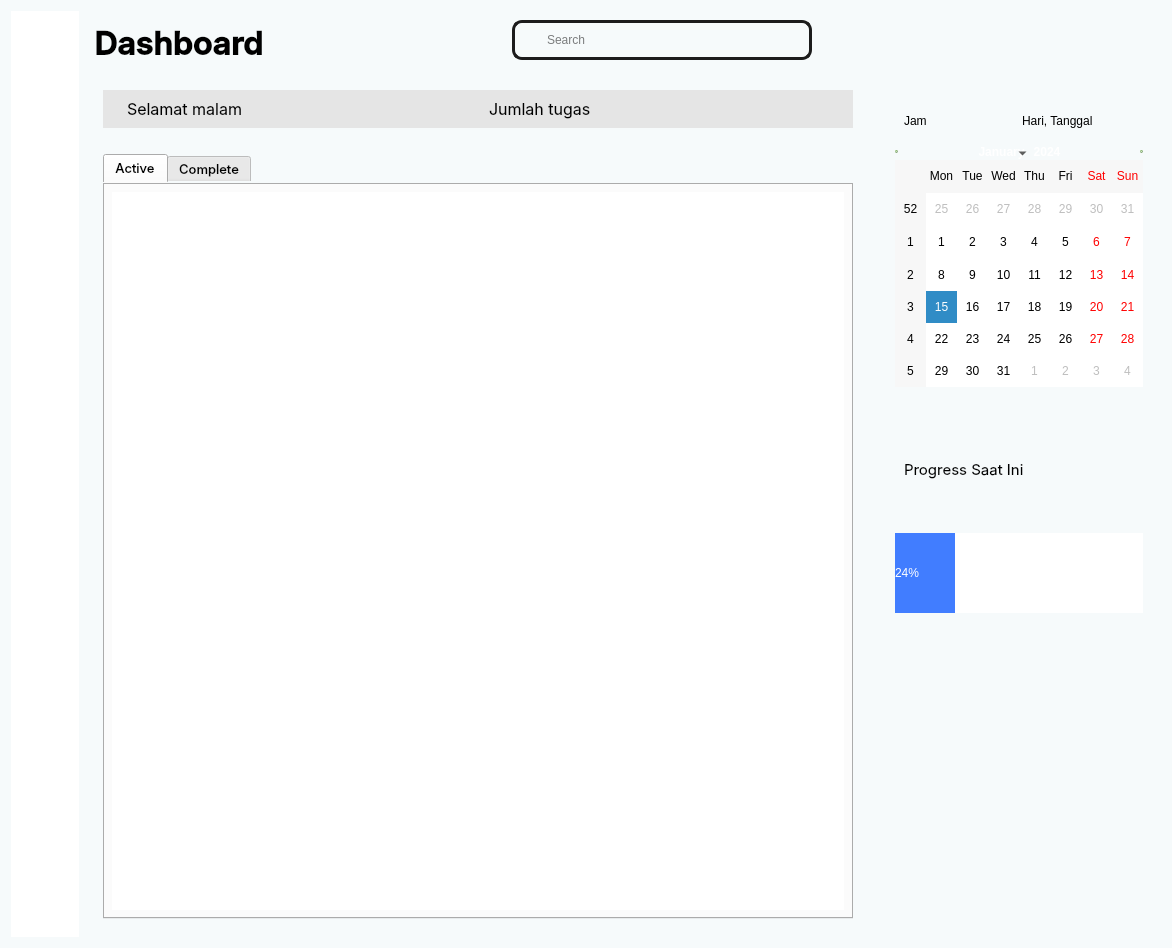
<?xml version="1.0" encoding="UTF-8"?>
<ui version="4.0">
 <class>Dashboard</class>
 <widget class="QWidget" name="Dashboard">
  <property name="geometry">
   <rect>
    <x>0</x>
    <y>0</y>
    <width>1172</width>
    <height>948</height>
   </rect>
  </property>
  <property name="windowTitle">
   <string>Form</string>
  </property>
  <property name="autoFillBackground">
   <bool>false</bool>
  </property>
  <property name="styleSheet">
   <string notr="true">*{
	color:000;
	border:none;
}

#Dashboard, mainWin {
	background-color:#f6fafb;
}

#menuBar {
	background-color:#ffffff;
}

#searchFrame {
	border-radius: 10px;
	border: 2.5px solid #1c1c1c;
}

#searchBar {
	background-color:transparent;
}

#plusWid {
	background-color:#4f88f0;
}

#tab_1 {
	background-color:transparent;
}

#tab_3 {
	background-color:transparent;
}</string>
  </property>
  <layout class="QHBoxLayout" name="horizontalLayout">
   <item>
    <widget class="QWidget" name="menuBar" native="true">
     <property name="styleSheet">
      <string notr="true">background-color: rgb(255, 255, 255);</string>
     </property>
     <layout class="QVBoxLayout" name="verticalLayout_5">
      <item>
       <widget class="QWidget" name="widget_4" native="true">
        <property name="maximumSize">
         <size>
          <width>50</width>
          <height>50</height>
         </size>
        </property>
        <layout class="QHBoxLayout" name="horizontalLayout_12">
         <item>
          <widget class="QPushButton" name="dashboardButton">
           <property name="sizePolicy">
            <sizepolicy hsizetype="Fixed" vsizetype="Fixed">
             <horstretch>0</horstretch>
             <verstretch>0</verstretch>
            </sizepolicy>
           </property>
           <property name="maximumSize">
            <size>
             <width>40</width>
             <height>40</height>
            </size>
           </property>
           <property name="text">
            <string/>
           </property>
           <property name="icon">
            <iconset resource="Icon.qrc">
             <normaloff>:/prefix1/icon/dsahboard.png</normaloff>:/prefix1/icon/dsahboard.png</iconset>
           </property>
           <property name="iconSize">
            <size>
             <width>32</width>
             <height>32</height>
            </size>
           </property>
          </widget>
         </item>
        </layout>
       </widget>
      </item>
      <item>
       <widget class="QWidget" name="widget_5" native="true">
        <property name="maximumSize">
         <size>
          <width>50</width>
          <height>50</height>
         </size>
        </property>
        <layout class="QHBoxLayout" name="horizontalLayout_13">
         <item>
          <widget class="QPushButton" name="tasklistButton">
           <property name="sizePolicy">
            <sizepolicy hsizetype="Fixed" vsizetype="Fixed">
             <horstretch>0</horstretch>
             <verstretch>0</verstretch>
            </sizepolicy>
           </property>
           <property name="maximumSize">
            <size>
             <width>40</width>
             <height>40</height>
            </size>
           </property>
           <property name="text">
            <string/>
           </property>
           <property name="icon">
            <iconset resource="Icon.qrc">
             <normaloff>:/prefix1/icon/todolist-black.png</normaloff>:/prefix1/icon/todolist-black.png</iconset>
           </property>
           <property name="iconSize">
            <size>
             <width>32</width>
             <height>32</height>
            </size>
           </property>
          </widget>
         </item>
        </layout>
       </widget>
      </item>
      <item>
       <widget class="QWidget" name="widget_7" native="true">
        <property name="maximumSize">
         <size>
          <width>50</width>
          <height>50</height>
         </size>
        </property>
        <layout class="QHBoxLayout" name="horizontalLayout_15">
         <item>
          <widget class="QPushButton" name="pushButton_4">
           <property name="sizePolicy">
            <sizepolicy hsizetype="Fixed" vsizetype="Fixed">
             <horstretch>0</horstretch>
             <verstretch>0</verstretch>
            </sizepolicy>
           </property>
           <property name="maximumSize">
            <size>
             <width>40</width>
             <height>40</height>
            </size>
           </property>
           <property name="text">
            <string/>
           </property>
           <property name="icon">
            <iconset resource="Icon.qrc">
             <normaloff>:/prefix1/icon/burung-akun.png</normaloff>:/prefix1/icon/burung-akun.png</iconset>
           </property>
           <property name="iconSize">
            <size>
             <width>32</width>
             <height>32</height>
            </size>
           </property>
          </widget>
         </item>
        </layout>
       </widget>
      </item>
      <item>
       <spacer name="verticalSpacer">
        <property name="orientation">
         <enum>Qt::Vertical</enum>
        </property>
        <property name="sizeHint" stdset="0">
         <size>
          <width>20</width>
          <height>40</height>
         </size>
        </property>
       </spacer>
      </item>
     </layout>
    </widget>
   </item>
   <item>
    <widget class="QWidget" name="mainWin" native="true">
     <property name="sizePolicy">
      <sizepolicy hsizetype="Preferred" vsizetype="Preferred">
       <horstretch>0</horstretch>
       <verstretch>0</verstretch>
      </sizepolicy>
     </property>
     <property name="styleSheet">
      <string notr="true"/>
     </property>
     <layout class="QVBoxLayout" name="verticalLayout_2">
      <item>
       <widget class="QWidget" name="Search" native="true">
        <layout class="QHBoxLayout" name="horizontalLayout_6">
         <property name="spacing">
          <number>0</number>
         </property>
         <property name="leftMargin">
          <number>0</number>
         </property>
         <property name="topMargin">
          <number>0</number>
         </property>
         <property name="rightMargin">
          <number>50</number>
         </property>
         <property name="bottomMargin">
          <number>0</number>
         </property>
         <item>
          <widget class="QWidget" name="Header" native="true">
           <layout class="QHBoxLayout" name="horizontalLayout_4">
            <property name="spacing">
             <number>0</number>
            </property>
            <property name="leftMargin">
             <number>0</number>
            </property>
            <property name="topMargin">
             <number>0</number>
            </property>
            <property name="rightMargin">
             <number>0</number>
            </property>
            <property name="bottomMargin">
             <number>0</number>
            </property>
            <item>
             <widget class="QFrame" name="frame_2">
              <property name="maximumSize">
               <size>
                <width>16777215</width>
                <height>40</height>
               </size>
              </property>
              <property name="frameShape">
               <enum>QFrame::StyledPanel</enum>
              </property>
              <property name="frameShadow">
               <enum>QFrame::Raised</enum>
              </property>
              <layout class="QVBoxLayout" name="verticalLayout_4">
               <property name="spacing">
                <number>0</number>
               </property>
               <property name="leftMargin">
                <number>0</number>
               </property>
               <property name="topMargin">
                <number>0</number>
               </property>
               <property name="rightMargin">
                <number>0</number>
               </property>
               <property name="bottomMargin">
                <number>0</number>
               </property>
               <item>
                <spacer name="verticalSpacer_5">
                 <property name="orientation">
                  <enum>Qt::Vertical</enum>
                 </property>
                 <property name="sizeType">
                  <enum>QSizePolicy::Fixed</enum>
                 </property>
                 <property name="sizeHint" stdset="0">
                  <size>
                   <width>20</width>
                   <height>7</height>
                  </size>
                 </property>
                </spacer>
               </item>
               <item>
                <widget class="QLabel" name="label">
                 <property name="font">
                  <font>
                   <family>Inter SemiBold</family>
                   <pointsize>24</pointsize>
                   <weight>75</weight>
                   <bold>true</bold>
                  </font>
                 </property>
                 <property name="text">
                  <string>Dashboard</string>
                 </property>
                </widget>
               </item>
              </layout>
             </widget>
            </item>
           </layout>
          </widget>
         </item>
         <item>
          <widget class="QFrame" name="searchFrame">
           <property name="enabled">
            <bool>true</bool>
           </property>
           <property name="sizePolicy">
            <sizepolicy hsizetype="Maximum" vsizetype="Minimum">
             <horstretch>0</horstretch>
             <verstretch>0</verstretch>
            </sizepolicy>
           </property>
           <property name="minimumSize">
            <size>
             <width>300</width>
             <height>0</height>
            </size>
           </property>
           <property name="layoutDirection">
            <enum>Qt::RightToLeft</enum>
           </property>
           <property name="frameShape">
            <enum>QFrame::StyledPanel</enum>
           </property>
           <property name="frameShadow">
            <enum>QFrame::Raised</enum>
           </property>
           <layout class="QHBoxLayout" name="horizontalLayout_16">
            <property name="spacing">
             <number>0</number>
            </property>
            <property name="leftMargin">
             <number>0</number>
            </property>
            <property name="topMargin">
             <number>0</number>
            </property>
            <property name="rightMargin">
             <number>0</number>
            </property>
            <property name="bottomMargin">
             <number>0</number>
            </property>
            <item>
             <widget class="QLineEdit" name="searchBar">
              <property name="sizePolicy">
               <sizepolicy hsizetype="Preferred" vsizetype="Preferred">
                <horstretch>0</horstretch>
                <verstretch>0</verstretch>
               </sizepolicy>
              </property>
              <property name="layoutDirection">
               <enum>Qt::RightToLeft</enum>
              </property>
              <property name="autoFillBackground">
               <bool>false</bool>
              </property>
              <property name="styleSheet">
               <string notr="true"/>
              </property>
              <property name="placeholderText">
               <string>Search</string>
              </property>
             </widget>
            </item>
            <item>
             <widget class="QLabel" name="searchBtn">
              <property name="minimumSize">
               <size>
                <width>30</width>
                <height>30</height>
               </size>
              </property>
              <property name="maximumSize">
               <size>
                <width>30</width>
                <height>30</height>
               </size>
              </property>
              <property name="text">
               <string/>
              </property>
              <property name="pixmap">
               <pixmap resource="Icon.qrc">:/prefix1/icon/search.png</pixmap>
              </property>
              <property name="scaledContents">
               <bool>true</bool>
              </property>
             </widget>
            </item>
           </layout>
          </widget>
         </item>
        </layout>
       </widget>
      </item>
      <item>
       <spacer name="verticalSpacer_6">
        <property name="orientation">
         <enum>Qt::Vertical</enum>
        </property>
        <property name="sizeType">
         <enum>QSizePolicy::Fixed</enum>
        </property>
        <property name="sizeHint" stdset="0">
         <size>
          <width>20</width>
          <height>15</height>
         </size>
        </property>
       </spacer>
      </item>
      <item>
       <widget class="QWidget" name="Table" native="true">
        <property name="styleSheet">
         <string notr="true"/>
        </property>
        <layout class="QVBoxLayout" name="verticalLayout_8">
         <item>
          <widget class="QWidget" name="widget_3" native="true">
           <property name="sizePolicy">
            <sizepolicy hsizetype="Preferred" vsizetype="Preferred">
             <horstretch>0</horstretch>
             <verstretch>0</verstretch>
            </sizepolicy>
           </property>
           <property name="minimumSize">
            <size>
             <width>0</width>
             <height>0</height>
            </size>
           </property>
           <property name="maximumSize">
            <size>
             <width>16777215</width>
             <height>116</height>
            </size>
           </property>
           <property name="styleSheet">
            <string notr="true">QWidget { border-radius: 25px; background-color:#E5E5E5 }

</string>
           </property>
           <layout class="QHBoxLayout" name="horizontalLayout_3">
            <item>
             <spacer name="horizontalSpacer_4">
              <property name="orientation">
               <enum>Qt::Horizontal</enum>
              </property>
              <property name="sizeType">
               <enum>QSizePolicy::Fixed</enum>
              </property>
              <property name="sizeHint" stdset="0">
               <size>
                <width>15</width>
                <height>20</height>
               </size>
              </property>
             </spacer>
            </item>
            <item>
             <widget class="QLabel" name="label_halo">
              <property name="font">
               <font>
                <family>Inter</family>
                <pointsize>12</pointsize>
               </font>
              </property>
              <property name="text">
               <string>Selamat malam</string>
              </property>
             </widget>
            </item>
            <item>
             <spacer name="horizontalSpacer">
              <property name="orientation">
               <enum>Qt::Horizontal</enum>
              </property>
              <property name="sizeHint" stdset="0">
               <size>
                <width>40</width>
                <height>20</height>
               </size>
              </property>
             </spacer>
            </item>
            <item>
             <widget class="QLabel" name="label_jumlahtugas">
              <property name="font">
               <font>
                <family>Inter</family>
                <pointsize>12</pointsize>
               </font>
              </property>
              <property name="text">
               <string>Jumlah tugas</string>
              </property>
             </widget>
            </item>
            <item>
             <spacer name="horizontalSpacer_2">
              <property name="orientation">
               <enum>Qt::Horizontal</enum>
              </property>
              <property name="sizeHint" stdset="0">
               <size>
                <width>40</width>
                <height>20</height>
               </size>
              </property>
             </spacer>
            </item>
            <item>
             <widget class="QLabel" name="Jumlahtugas_label">
              <property name="minimumSize">
               <size>
                <width>0</width>
                <height>0</height>
               </size>
              </property>
              <property name="maximumSize">
               <size>
                <width>100</width>
                <height>200</height>
               </size>
              </property>
              <property name="layoutDirection">
               <enum>Qt::RightToLeft</enum>
              </property>
              <property name="autoFillBackground">
               <bool>false</bool>
              </property>
              <property name="styleSheet">
               <string notr="true"/>
              </property>
              <property name="lineWidth">
               <number>3</number>
              </property>
              <property name="text">
               <string/>
              </property>
              <property name="pixmap">
               <pixmap resource="Icon.qrc">:/prefix1/icon/techny-kanban-board-on-tablet.gif</pixmap>
              </property>
              <property name="scaledContents">
               <bool>true</bool>
              </property>
              <property name="alignment">
               <set>Qt::AlignRight|Qt::AlignTop|Qt::AlignTrailing</set>
              </property>
              <property name="wordWrap">
               <bool>false</bool>
              </property>
             </widget>
            </item>
           </layout>
          </widget>
         </item>
         <item>
          <spacer name="verticalSpacer_2">
           <property name="orientation">
            <enum>Qt::Vertical</enum>
           </property>
           <property name="sizeType">
            <enum>QSizePolicy::Fixed</enum>
           </property>
           <property name="sizeHint" stdset="0">
            <size>
             <width>10</width>
             <height>20</height>
            </size>
           </property>
          </spacer>
         </item>
         <item>
          <widget class="QTabWidget" name="tabWd">
           <property name="font">
            <font>
             <family>Inter Medium</family>
             <pointsize>10</pointsize>
             <weight>50</weight>
             <bold>false</bold>
            </font>
           </property>
           <property name="currentIndex">
            <number>0</number>
           </property>
           <property name="usesScrollButtons">
            <bool>true</bool>
           </property>
           <widget class="QWidget" name="tab_1">
            <attribute name="title">
             <string>Active</string>
            </attribute>
            <layout class="QGridLayout" name="gridLayout_2">
             <item row="0" column="0">
              <widget class="QTableView" name="tableView"/>
             </item>
            </layout>
           </widget>
           <widget class="QWidget" name="tab_2">
            <attribute name="title">
             <string>Complete</string>
            </attribute>
            <layout class="QGridLayout" name="gridLayout">
             <item row="0" column="0">
              <widget class="QTableView" name="tableView_2"/>
             </item>
            </layout>
           </widget>
          </widget>
         </item>
        </layout>
       </widget>
      </item>
     </layout>
    </widget>
   </item>
   <item>
    <widget class="QWidget" name="Dash" native="true">
     <property name="sizePolicy">
      <sizepolicy hsizetype="Fixed" vsizetype="Preferred">
       <horstretch>0</horstretch>
       <verstretch>0</verstretch>
      </sizepolicy>
     </property>
     <property name="maximumSize">
      <size>
       <width>16777209</width>
       <height>16777215</height>
      </size>
     </property>
     <property name="autoFillBackground">
      <bool>false</bool>
     </property>
     <property name="styleSheet">
      <string notr="true"/>
     </property>
     <layout class="QVBoxLayout" name="verticalLayout_9">
      <item>
       <widget class="QWidget" name="widget_9" native="true">
        <property name="maximumSize">
         <size>
          <width>450</width>
          <height>50</height>
         </size>
        </property>
        <property name="layoutDirection">
         <enum>Qt::LeftToRight</enum>
        </property>
        <property name="autoFillBackground">
         <bool>false</bool>
        </property>
        <layout class="QVBoxLayout" name="verticalLayout">
         <item>
          <layout class="QHBoxLayout" name="horizontalLayout_2">
           <item>
            <spacer name="horizontalSpacer_3">
             <property name="orientation">
              <enum>Qt::Horizontal</enum>
             </property>
             <property name="sizeHint" stdset="0">
              <size>
               <width>40</width>
               <height>20</height>
              </size>
             </property>
            </spacer>
           </item>
           <item>
            <widget class="QPushButton" name="pushButton_5">
             <property name="sizePolicy">
              <sizepolicy hsizetype="Fixed" vsizetype="Fixed">
               <horstretch>0</horstretch>
               <verstretch>0</verstretch>
              </sizepolicy>
             </property>
             <property name="maximumSize">
              <size>
               <width>40</width>
               <height>40</height>
              </size>
             </property>
             <property name="text">
              <string/>
             </property>
             <property name="icon">
              <iconset resource="Icon.qrc">
               <normaloff>:/prefix1/icon/burung-akun.png</normaloff>:/prefix1/icon/burung-akun.png</iconset>
             </property>
             <property name="iconSize">
              <size>
               <width>30</width>
               <height>30</height>
              </size>
             </property>
            </widget>
           </item>
           <item>
            <widget class="QPushButton" name="notifButton">
             <property name="sizePolicy">
              <sizepolicy hsizetype="Fixed" vsizetype="Fixed">
               <horstretch>0</horstretch>
               <verstretch>0</verstretch>
              </sizepolicy>
             </property>
             <property name="maximumSize">
              <size>
               <width>40</width>
               <height>40</height>
              </size>
             </property>
             <property name="text">
              <string/>
             </property>
             <property name="icon">
              <iconset resource="Icon.qrc">
               <normaloff>:/prefix1/icon/unread-notification.png</normaloff>:/prefix1/icon/unread-notification.png</iconset>
             </property>
             <property name="iconSize">
              <size>
               <width>30</width>
               <height>30</height>
              </size>
             </property>
            </widget>
           </item>
          </layout>
         </item>
        </layout>
       </widget>
      </item>
      <item>
       <spacer name="verticalSpacer_4">
        <property name="orientation">
         <enum>Qt::Vertical</enum>
        </property>
        <property name="sizeType">
         <enum>QSizePolicy::Fixed</enum>
        </property>
        <property name="sizeHint" stdset="0">
         <size>
          <width>20</width>
          <height>20</height>
         </size>
        </property>
       </spacer>
      </item>
      <item>
       <widget class="QWidget" name="calenderwid" native="true">
        <property name="sizePolicy">
         <sizepolicy hsizetype="Preferred" vsizetype="Preferred">
          <horstretch>0</horstretch>
          <verstretch>0</verstretch>
         </sizepolicy>
        </property>
        <property name="maximumSize">
         <size>
          <width>450</width>
          <height>300</height>
         </size>
        </property>
        <property name="autoFillBackground">
         <bool>false</bool>
        </property>
        <property name="styleSheet">
         <string notr="true"/>
        </property>
        <layout class="QVBoxLayout" name="verticalLayout_7">
         <item>
          <widget class="QWidget" name="widget_2" native="true">
           <layout class="QHBoxLayout" name="horizontalLayout_5">
            <item>
             <widget class="QLabel" name="label_jam">
              <property name="text">
               <string>Jam</string>
              </property>
             </widget>
            </item>
            <item>
             <widget class="QLabel" name="label_tanggal">
              <property name="text">
               <string>Hari, Tanggal</string>
              </property>
             </widget>
            </item>
           </layout>
          </widget>
         </item>
         <item>
          <widget class="QCalendarWidget" name="calendarWidget">
           <property name="maximumSize">
            <size>
             <width>16777215</width>
             <height>16777215</height>
            </size>
           </property>
           <property name="layoutDirection">
            <enum>Qt::LeftToRight</enum>
           </property>
           <property name="autoFillBackground">
            <bool>false</bool>
           </property>
           <property name="styleSheet">
            <string notr="true">

QCalendarWidget QWidget#qt_calendar_navigationbar {
    color: white;  /* Warna teks navigasi */
    background-color: transparent;  /* Atau sesuaikan dengan warna latar belakang Anda */
}

QCalendarWidget QToolButton#qt_calendar_prevmonth,
QCalendarWidget QToolButton#qt_calendar_nextmonth {
    width: 0;
    height: 0;
    border: none;
    padding: 0;
}
</string>
           </property>
          </widget>
         </item>
        </layout>
       </widget>
      </item>
      <item>
       <widget class="QWidget" name="widget_12" native="true">
        <property name="maximumSize">
         <size>
          <width>450</width>
          <height>16777215</height>
         </size>
        </property>
        <layout class="QVBoxLayout" name="verticalLayout_10">
         <item>
          <widget class="QWidget" name="widget" native="true">
           <property name="font">
            <font>
             <family>Inter Medium</family>
             <pointsize>11</pointsize>
            </font>
           </property>
           <layout class="QVBoxLayout" name="verticalLayout_3">
            <item>
             <widget class="QLabel" name="label_5">
              <property name="font">
               <font>
                <family>Inter</family>
                <pointsize>11</pointsize>
               </font>
              </property>
              <property name="text">
               <string>Progress Saat Ini</string>
              </property>
             </widget>
            </item>
           </layout>
          </widget>
         </item>
         <item>
          <widget class="QProgressBar" name="progressBar">
           <property name="sizePolicy">
            <sizepolicy hsizetype="Preferred" vsizetype="Preferred">
             <horstretch>0</horstretch>
             <verstretch>0</verstretch>
            </sizepolicy>
           </property>
           <property name="maximumSize">
            <size>
             <width>450</width>
             <height>80</height>
            </size>
           </property>
           <property name="styleSheet">
            <string notr="true">QProgressBar {
    color: white;
    text-align: left;
}

QProgressBar::chunk {
    background-color: rgb(65, 125, 255);
    width: 30px;
}</string>
           </property>
           <property name="value">
            <number>24</number>
           </property>
          </widget>
         </item>
         <item>
          <spacer name="verticalSpacer_3">
           <property name="orientation">
            <enum>Qt::Vertical</enum>
           </property>
           <property name="sizeType">
            <enum>QSizePolicy::Fixed</enum>
           </property>
           <property name="sizeHint" stdset="0">
            <size>
             <width>20</width>
             <height>40</height>
            </size>
           </property>
          </spacer>
         </item>
        </layout>
       </widget>
      </item>
      <item>
       <widget class="QWidget" name="Gif_widget" native="true">
        <layout class="QVBoxLayout" name="verticalLayout_6">
         <item>
          <widget class="QLabel" name="gifLabel">
           <property name="sizePolicy">
            <sizepolicy hsizetype="Preferred" vsizetype="Preferred">
             <horstretch>0</horstretch>
             <verstretch>0</verstretch>
            </sizepolicy>
           </property>
           <property name="autoFillBackground">
            <bool>false</bool>
           </property>
           <property name="text">
            <string/>
           </property>
           <property name="pixmap">
            <pixmap resource="Icon.qrc">:/prefix1/icon/design-science.gif</pixmap>
           </property>
           <property name="scaledContents">
            <bool>false</bool>
           </property>
          </widget>
         </item>
        </layout>
       </widget>
      </item>
     </layout>
    </widget>
   </item>
  </layout>
 </widget>
 <resources>
  <include location="Icon.qrc"/>
 </resources>
 <connections/>
</ui>
